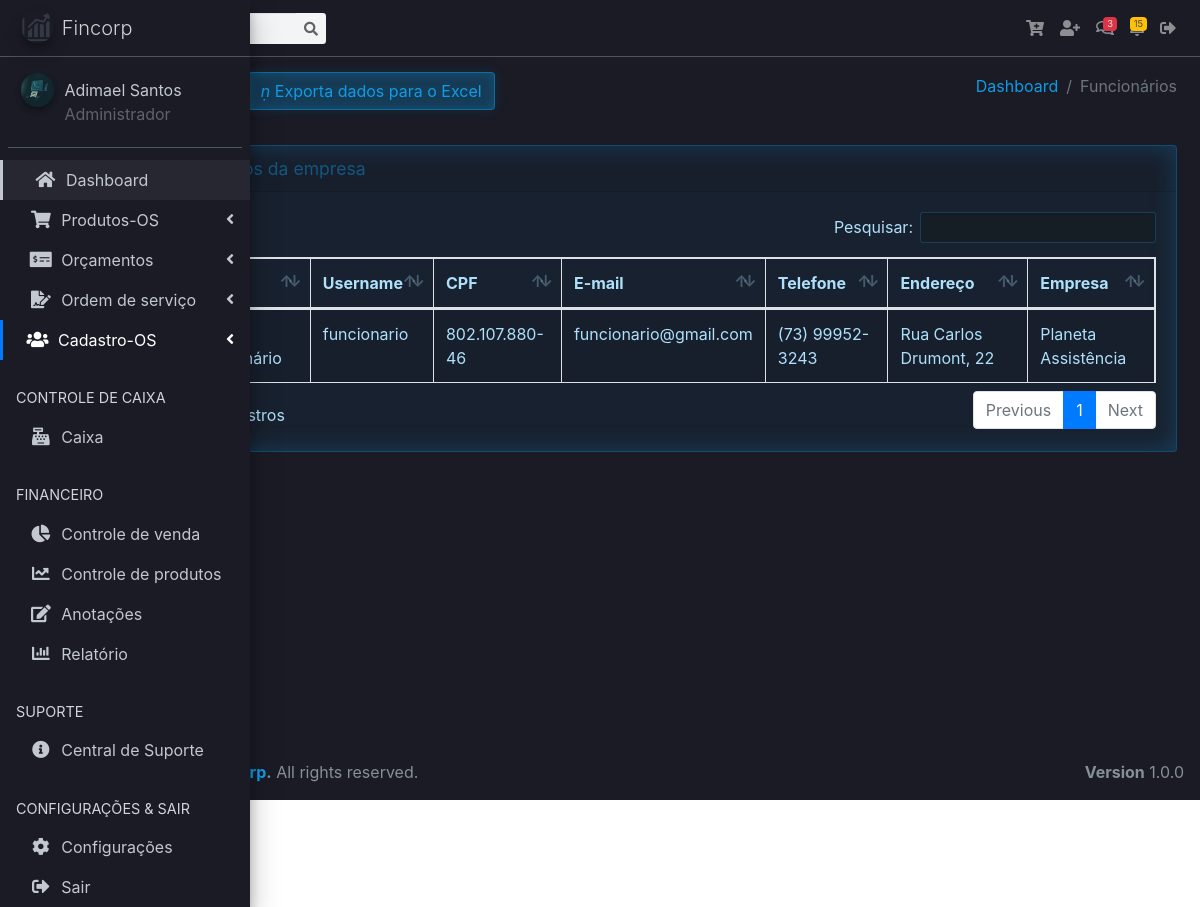
The page /vv/funcionarios.php (signed in) on the database its author committed.
### tables this page shows
CREATE TABLE `usuarios` (
  `id_user` int(11) NOT NULL,
  `foto` varchar(128) NOT NULL,
  `nome` varchar(32) NOT NULL,
  `username` varchar(32) NOT NULL,
  `password` varchar(256) NOT NULL,
  `cpf` varchar(20) NOT NULL,
  `email` varchar(100) DEFAULT NULL,
  `telefone` varchar(45) NOT NULL,
  `endereco` varchar(128) DEFAULT NULL,
  `empresa` varchar(32) DEFAULT NULL,
  `cidade` varchar(45) DEFAULT NULL,
  `cep` varchar(20) DEFAULT NULL,
  `access_level` varchar(32) NOT NULL,
  `id_funcionario` int(11) DEFAULT NULL,
  `dt_registro` date NOT NULL
);

### vv/funcionarios.php (the view, shortened to what this page needs)
<?php
require_once("header.php");
?>
<body class="hold-transition sidebar-mini">
<div class="wrapper">
  <nav class="main-header navbar navbar-expand navbar-dark navbar-light">
    <ul class="navbar-nav">
      <li class="nav-item">
        <a class="nav-link" data-widget="pushmenu" href="#" role="button"><i class="fas fa-bars"></i></a>
      </li>
    </ul>
    <form class="form-inline ml-3">
      <div class="input-group input-group-sm">
        <div class="input-group-append">
          <button name="buttonPesquisar" class="btn btn-navbar" type="submit">
            <i class="fas fa-search"></i>
          </button>
        </div>
      </div>
    </form>
    <ul class="navbar-nav ml-auto">
      <li class="nav-item dropdown">
        <a class="nav-link" href="#" title="Add Produtos" data-toggle="modal"
        data-target=".bd-example-modal-lg-produto">
          <i class="fas fa-cart-plus"></i>
        </a>
      </li>
      <li class="nav-item dropdown">
        <a class="nav-link" href="#" title="Add cliente" data-toggle="modal"
        data-target=".bd-example-modal-lg">
          <i class="fas fa-user-plus"></i>
        </a>
      </li>
      <li class="nav-item dropdown">
        <a class="nav-link" data-toggle="dropdown" href="#">
          <span class="badge badge-danger navbar-badge">3</span>
        </a>
      </li>
      <li class="nav-item dropdown">
        <a class="nav-link" data-toggle="dropdown" href="#">
          <span class="badge badge-warning navbar-badge">15</span>
        </a>
      </li>
      <li class="nav-item dropdown">
        <a class="nav-link" href="../logout.php" title="Sair">
          <i class="fas fa-sign-out-alt"></i>
        </a>
      </li>
    </ul>
  </nav>
  <aside class="main-sidebar sidebar-dark-primary elevation-4">
    <a href="dashboard.php" class="brand-link">
      <img src="../assets/dist/img/crm.png"
           alt="AdminLTE Logo"
           class="brand-image img-circle elevation-3"
           style="opacity: .8">
      <span class="brand-text font-weight-light">Fincorp</span>
    </a>
    <div class="sidebar">
      <div class="user-panel mt-3 pb-3 mb-3 d-flex">
        <div class="image">
          <img src="../assets/images/avatars/<?=$_SESSION['foto_user'];?>" class="img-circle elevation-2" alt="User Image">
        </div>
        <div class="info">
          <a href="#" class="d-block"><?php echo $_SESSION['nome_user']; ?></a>
          <span class="access_level"><?php echo $_SESSION['access_level']; ?></span>
        </div>
      </div>
      <nav class="mt-2">
        <ul class="nav nav-pills nav-sidebar nav-child-indent nav-flat nav-legacy flex-column" data-widget="treeview" role="menu" data-accordion="false">
               <li class="nav-item has-treeview menu-open">
            <ul class="nav nav-treeview">
              <li class="nav-item">
                <a href="dashboard.php" class="nav-link">
                  <i class="fas fa-home nav-icon"></i>
                  <p>Dashboard</p>
                </a>
              </li>
            </ul>
          </li>
          <li class="nav-item has-treeview">
            <a href="#" class="nav-link">
              <i class="nav-icon fas fa-shopping-cart"></i>
              <p>
                Produtos-OS
                <i class="right fas fa-angle-left"></i>
              </p>
            </a>
          </li>
          <li class="nav-item has-treeview">
            <a href="#" class="nav-link">
              <i class="nav-icon fas fa-money-check-alt"></i>
              <p>
                Orçamentos
                <i class="fas fa-angle-left right"></i>
              </p>
            </a>
          </li>
          <li class="nav-item has-treeview">
            <a href="#" class="nav-link">
              <i class="nav-icon fas fa-file-signature"></i>
              <p>
                Ordem de serviço
                <i class="fas fa-angle-left right"></i>
              </p>
            </a>
          </li>
          <li class="nav-item has-treeview">
            <a href="#" class="nav-link active">
              <i class="nav-icon fas fa-users"></i>
              <p>
                Cadastro-OS
                <i class="fas fa-angle-left right"></i>
              </p>
            </a>
          </li>
          <li class="nav-header">CONTROLE DE CAIXA</li>
          <li class="nav-item">
            <a href="https://adminlte.io/docs/3.0" class="nav-link">
              <i class="nav-icon fas fa-cash-register"></i>
              <p>Caixa</p>
            </a>
          </li>
          <li class="nav-header">FINANCEIRO</li>
          <li class="nav-item">
            <a href="javascript:void(0);" class="nav-link">
              <i class="nav-icon fas fa-chart-pie"></i>
              <p>Controle de venda</p>
            </a>
          </li>
          <li class="nav-item">
            <a href="javascript:void(0);" class="nav-link">
              <i class="nav-icon fas fa-chart-line"></i>
              <p>Controle de produtos</p>
            </a>
          </li>
          <li class="nav-item">
            <a href="javascript:void(0);" class="nav-link">
              <i class="nav-icon fas fa-edit"></i>
              <p>Anotações</p>
            </a>
          </li>
          <li class="nav-item">
            <a href="javascript:void(0);" class="nav-link">
              <i class="nav-icon fas fa-chart-bar"></i>
              <p>Relatório</p>
            </a>
          </li>
          <li class="nav-header">SUPORTE</li>
          <li class="nav-item">
            <a href="javascript:void(0);" class="nav-link">
              <i class="nav-icon fas fa-info-circle"></i>
              <p>Central de Suporte</p>
            </a>
          </li>
          <li class="nav-header">CONFIGURAÇÕES & SAIR</li>
          <li class="nav-item">
            <a href="javascript:void(0);" class="nav-link">
              <i class="nav-icon fas fa-cog"></i>
              <p>Configurações</p>
            </a>
          </li>
          <li class="nav-item">
            <a href="../logout.php" class="nav-link">
              <i class="nav-icon fas fa-sign-out-alt"></i>
              <p>Sair</p>
            </a>
          </li>
        </ul>
      </nav>
    </div>
  </aside>
  <div class="content-wrapper">
    <section class="content-header">
      <div class="container-fluid">
        <div class="row mb-2">
          <div class="col-sm-6">
          <a href="#" class="btn btn-success" data-toggle="modal"
          data-target=".bd-example-modal-funcionario"><i class="material-icons">&#xE147;</i> <span>Add Novo Funcionário</span></a>
          <a href="#" class="btn btn-secondary"><i class="material-icons">&#xE24D;</i> <span>Exporta dados para o Excel</span></a>
          </div>
          <div class="col-sm-6">
            <ol class="breadcrumb float-sm-right">
              <li class="breadcrumb-item"><a href="#">Dashboard</a></li>
              <li class="breadcrumb-item active">Funcionários</li>
            </ol>
          </div>
        </div>
      </div>
    </section>
    <section class="content">
      <div class="container-fluid">
        <div class="row">
          <div class="col-12">
            <div class="card">
              <div class="card-header">
                <h3 class="card-title">Cadastros de funcionários da empresa</h3>
              </div>
              <div class="card-body">
      <?php
      if(isset($_GET['buttonPesquisar']) and $_GET['txtpesquisar'] != ''){
          $nome = $_GET['txtpesquisar'] . '%';
          $query = "select * from usuarios where id_funcionario = $_SESSION[id_user] order by nome asc";
      }else if(isset($_GET['buttonPesquisarCPF']) and $_GET['txtpesquisarcpf'] != ''){
          $nome = $_GET['txtpesquisarcpf'];
          $query = "select * from usuarios where cpf = '$nome'  order by nome asc";
      }
      else{
      $query = "select * from usuarios where id_funcionario = $_SESSION[id_user];";
      }
          $result = mysqli_query($conn, $query);
          $row = mysqli_num_rows($result);
      if($row == ''){
          echo "<h3> Não existem dados cadastrados no banco </h3>";
      }else{
      ?>
                <table id="example1" class="table table-bordered table-striped">
                  <thead>
                  <tr>
                    <th>ID</th>
                    <th>Foto</th>
                    <th>Nome</th>
                    <th>Username</th>
                    <th>CPF</th>
                    <th>E-mail</th>
                    <th>Telefone</th>
                    <th>Endereço</th>
                    <th>Empresa</th>
                  </tr>
                  </thead>
                  <tbody>
      <?php
      while($res_1 = mysqli_fetch_array($result)){
          $id_user = $res_1["id_user"];
          $foto = $res_1["foto"];
          $nome = $res_1["nome"];
          $username = $res_1["username"];
          $cpf = $res_1["cpf"];
          $email = $res_1["email"];
          $telefone = $res_1["telefone"];
          $endereco = $res_1["endereco"];
          $empresa = $res_1["empresa"];
      ?>
                  <tr>
                    <td><?php echo $id_user; ?></td>
                    <td><?php echo "<img src='../assets/images/avatars/".$foto."' class='avatar' alt='Foto'"; ?></td>
                    <td><?php echo $nome; ?></td>
                    <td><?php echo $username; ?></td>
                    <td><?php echo $cpf; ?></td>
                    <td><?php echo $email; ?></td>
                    <td><?php echo $telefone; ?></td>
                    <td><?php echo $endereco; ?></td>
                    <td><?php echo $empresa; ?></td>
                  </tr>
                  <?php
                    }
                  ?>
                  </tbody>
                </table>
                <?php
                }
                ?>
              </div>
            </div>
          </div>
        </div>
      </div>
    </section>
  </div>
<?php
require_once("footer.php");
?>
</div>
</body>
</html>

### rows shown on the page
usuarios: username "funcionario", cpf "802.107.880-46", email "funcionario@gmail.com", telefone "(73) 99952-3243", endereco "Rua Carlos Drumont, 22", empresa "Planeta Assistência"

### other values the page prints
$_SESSION['nome_user'] "Adimael Santos"
$_SESSION['access_level'] "Administrador"
